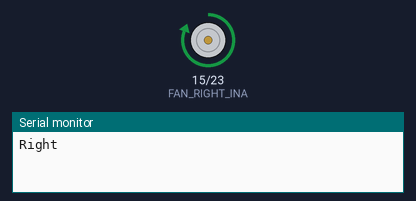
Bench run of a sketch on a simulated Arduino Mega 2560, built with avr-gcc and run on an emulated ATmega2560. Parts: motor-driver pin pairs drawn as motors (green arrow = first pin HIGH = forward, orange = second pin HIGH = backward, longer = more drive), the last lines printed to the serial monitor.

Above: at 0.5 s.
At 1.5 s:
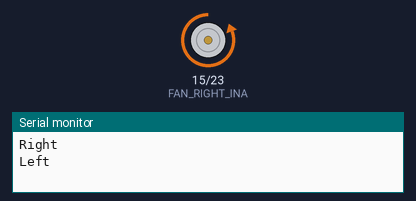
At 5.5 s:
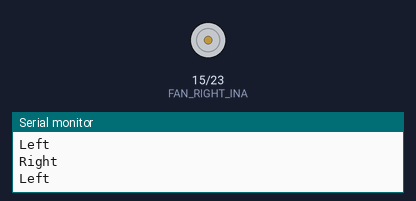
Timing chart, 0 to 6.9 s (numbered marks = the images above):
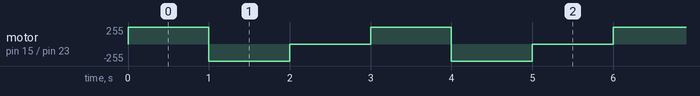

The sketch:

Fan_Motor.ino
```cpp
// #define FAN_RIGHT_INA 5
// #define FAN_RIGHT_INB 4
// #define FAN_FRONT_INA 23
// #define FAN_FRONT_INB 15

// void setup() {
//   // הגדרת הפינים כמוצא
//   pinMode(FAN_FRONT_INA, OUTPUT);
//   pinMode(FAN_FRONT_INB, OUTPUT);
//   pinMode(FAN_RIGHT_INA, OUTPUT);
//   pinMode(FAN_RIGHT_INB, OUTPUT);

//   Serial.begin(115200);
// }

// // פונקציות עזר
// void stopMotors() {
//   digitalWrite(FAN_FRONT_INA, LOW);
//   digitalWrite(FAN_FRONT_INB, LOW);
//   digitalWrite(FAN_RIGHT_INA, LOW);
//   digitalWrite(FAN_RIGHT_INB, LOW);
// }

// void moveForward() {
//   digitalWrite(FAN_FRONT_INA, HIGH);
//   digitalWrite(FAN_FRONT_INB, LOW);
//   Serial.println("Forward");
// }

// void moveBackward() {
//   digitalWrite(FAN_FRONT_INA, LOW);
//   digitalWrite(FAN_FRONT_INB, HIGH);
//   Serial.println("Backward");
// }

// void turnRight() {
//   digitalWrite(FAN_RIGHT_INA, HIGH);
//   digitalWrite(FAN_RIGHT_INB, LOW);
//   Serial.println("Right");
// }

// void turnLeft() {
//   digitalWrite(FAN_RIGHT_INA, LOW);
//   digitalWrite(FAN_RIGHT_INB, HIGH);
//   Serial.println("Left");
// }

// void loop() {
//   moveForward();
//   delay(1000);

//   moveBackward();
//   delay(1000);

//   turnRight();
//   delay(1000);

//   turnLeft();
//   delay(1000);

//   stopMotors();
//   delay(1000);
// }

#define FAN_RIGHT_INA 15
#define FAN_RIGHT_INB 23

// #define FAN_RIGHT_INA 16
// #define FAN_RIGHT_INB 17

void setup() {
  // הגדרת הפינים כמוצא
  pinMode(FAN_RIGHT_INA, OUTPUT);
  pinMode(FAN_RIGHT_INB, OUTPUT);
  Serial.begin(115200);
}

void stopRightMotor() {
  digitalWrite(FAN_RIGHT_INA, LOW);
  digitalWrite(FAN_RIGHT_INB, LOW);
}

void turnRight() {
  digitalWrite(FAN_RIGHT_INA, HIGH);
  digitalWrite(FAN_RIGHT_INB, LOW);
  Serial.println("Right");
}

void turnLeft() {
  digitalWrite(FAN_RIGHT_INA, LOW);
  digitalWrite(FAN_RIGHT_INB, HIGH);
  Serial.println("Left");
}

void loop() {
  turnRight();
  delay(1000);

  turnLeft();
  delay(1000);

  stopRightMotor();
  delay(1000);
}
```

Measured:
- by itself, motor on pin 15 (FAN_RIGHT_INA) / pin 23 (FAN_RIGHT_INB): repeats every 3.0 s: backward 255/255 1.0 s, stopped 1.0 s, forward 255/255 1.0 s
